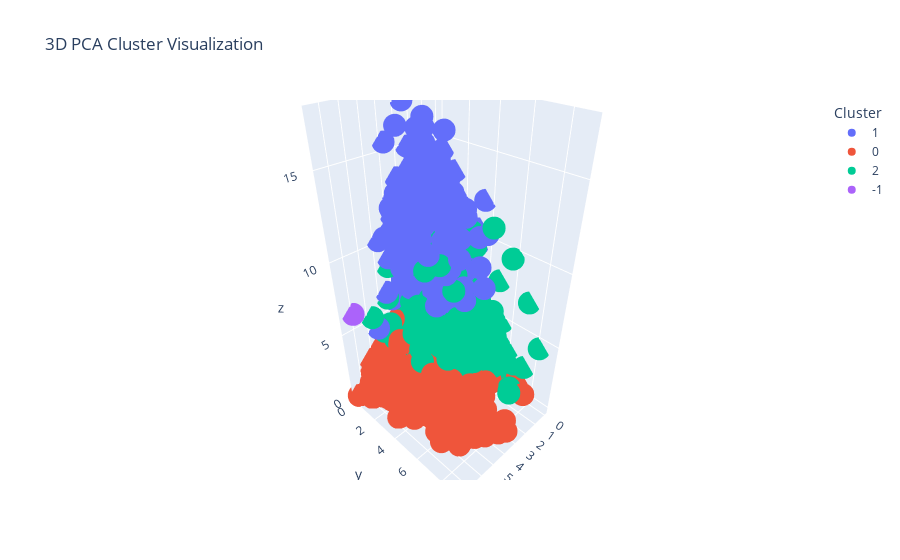

Notebook code cell kept with this figure:
### Code cell
import plotly.express as px

df_tsne = pd.DataFrame({'x': tsne_encoder[:, 0], 'y': tsne_encoder[:, 1], 'segment':df['Cluster_label_Encoder']})
# Create 3D PCA visualization
fig = px.scatter_3d(
    df_tsne,
    x=X_encoded[:, 0],
    y=X_encoded[:, 1],
    z = X_encoded[:, 2],
    color=df['Cluster_label_Encoder'].astype(str),
    title="3D PCA Cluster Visualization",
    labels={'color': 'Cluster'}
)
fig.show()

### Figure 1 — Plotly figure (JSON) as saved in the notebook; plotly's stock layout.template omitted (floating-point values rounded to 4 significant figures; data arrays with more than 128 entries replaced by an {"elided": "..."} marker saying what was removed)
{"data": [{"hovertemplate": "Cluster=1<br>x=%{x}<br>y=%{y}<br>z=%{z}<extra></extra>", "legendgroup": "1", "marker": {"color": "#636efa", "symbol": "circle"}, "mode": "markers", "name": "1", "scene": "scene", "showlegend": true, "type": "scatter3d", "x": {"elided": "472 float values"}, "y": {"elided": "472 float values"}, "z": {"elided": "472 float values"}}, {"hovertemplate": "Cluster=0<br>x=%{x}<br>y=%{y}<br>z=%{z}<extra></extra>", "legendgroup": "0", "marker": {"color": "#EF553B", "symbol": "circle"}, "mode": "markers", "name": "0", "scene": "scene", "showlegend": true, "type": "scatter3d", "x": {"elided": "1088 float values"}, "y": {"elided": "1088 float values"}, "z": {"elided": "1088 float values"}}, {"hovertemplate": "Cluster=2<br>x=%{x}<br>y=%{y}<br>z=%{z}<extra></extra>", "legendgroup": "2", "marker": {"color": "#00cc96", "symbol": "circle"}, "mode": "markers", "name": "2", "scene": "scene", "showlegend": true, "type": "scatter3d", "x": {"elided": "648 float values"}, "y": {"elided": "648 float values"}, "z": {"elided": "648 float values"}}, {"hovertemplate": "Cluster=-1<br>x=%{x}<br>y=%{y}<br>z=%{z}<extra></extra>", "legendgroup": "-1", "marker": {"color": "#ab63fa", "symbol": "circle"}, "mode": "markers", "name": "-1", "scene": "scene", "showlegend": true, "type": "scatter3d", "x": [0.0, 0.0, 0.0, 1.75, 7.07, 1.75, 0.0, 0.0], "y": [0.0, 0.0, 0.0, 1.523, 0.0, 1.523, 0.0, 0.8186], "z": [11.68, 11.88, 12.61, 10.57, 6.338, 10.57, 9.952, 0.6932]}], "layout": {"legend": {"title": {"text": "Cluster"}, "tracegroupgap": 0}, "scene": {"domain": {"x": [0, 1], "y": [0, 1]}, "xaxis": {"title": {"text": "x"}}, "yaxis": {"title": {"text": "y"}}, "zaxis": {"title": {"text": "z"}}}, "title": {"text": "3D PCA Cluster Visualization"}}}
